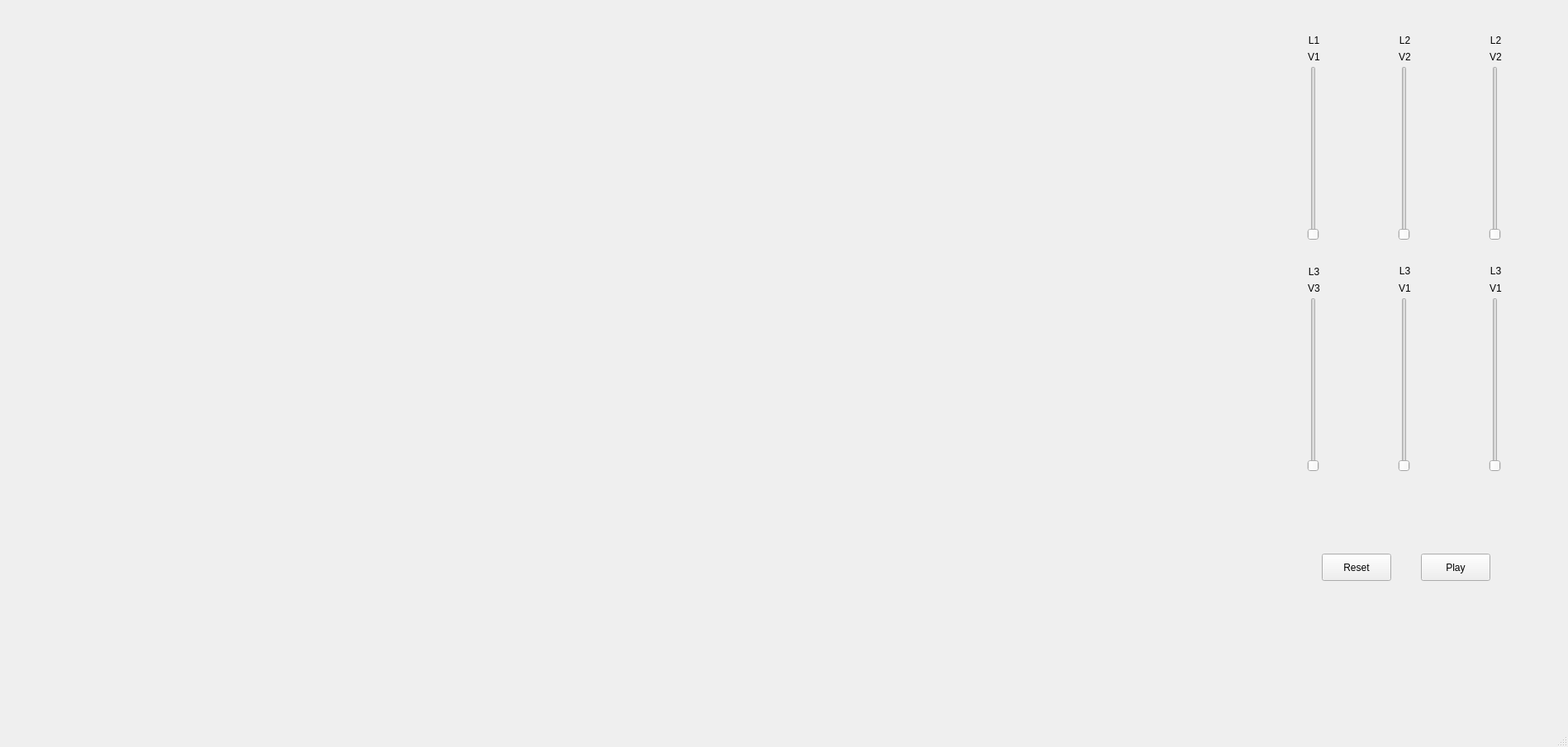
<?xml version="1.0" encoding="UTF-8"?>
<ui version="4.0">
 <class>MainWindow</class>
 <widget class="QMainWindow" name="MainWindow">
  <property name="geometry">
   <rect>
    <x>0</x>
    <y>0</y>
    <width>1898</width>
    <height>904</height>
   </rect>
  </property>
  <property name="windowTitle">
   <string>MainWindow</string>
  </property>
  <widget class="QWidget" name="centralwidget">
   <widget class="PlotWidget" name="ax1" native="true">
    <property name="geometry">
     <rect>
      <x>10</x>
      <y>0</y>
      <width>491</width>
      <height>431</height>
     </rect>
    </property>
   </widget>
   <widget class="PlotWidget" name="ax2" native="true">
    <property name="geometry">
     <rect>
      <x>510</x>
      <y>0</y>
      <width>491</width>
      <height>431</height>
     </rect>
    </property>
   </widget>
   <widget class="PlotWidget" name="ax3" native="true">
    <property name="geometry">
     <rect>
      <x>1010</x>
      <y>0</y>
      <width>491</width>
      <height>431</height>
     </rect>
    </property>
   </widget>
   <widget class="GLViewWidget" name="ax4" native="true">
    <property name="geometry">
     <rect>
      <x>10</x>
      <y>440</y>
      <width>491</width>
      <height>431</height>
     </rect>
    </property>
   </widget>
   <widget class="PlotWidget" name="ax5" native="true">
    <property name="geometry">
     <rect>
      <x>510</x>
      <y>440</y>
      <width>491</width>
      <height>431</height>
     </rect>
    </property>
   </widget>
   <widget class="PlotWidget" name="ax6" native="true">
    <property name="geometry">
     <rect>
      <x>1010</x>
      <y>440</y>
      <width>491</width>
      <height>431</height>
     </rect>
    </property>
   </widget>
   <widget class="QSlider" name="sINRetardance">
    <property name="geometry">
     <rect>
      <x>1580</x>
      <y>80</y>
      <width>20</width>
      <height>211</height>
     </rect>
    </property>
    <property name="orientation">
     <enum>Qt::Vertical</enum>
    </property>
   </widget>
   <widget class="QSlider" name="sINAngle">
    <property name="geometry">
     <rect>
      <x>1690</x>
      <y>80</y>
      <width>20</width>
      <height>211</height>
     </rect>
    </property>
    <property name="orientation">
     <enum>Qt::Vertical</enum>
    </property>
   </widget>
   <widget class="QSlider" name="sDUTPDL">
    <property name="geometry">
     <rect>
      <x>1580</x>
      <y>360</y>
      <width>20</width>
      <height>211</height>
     </rect>
    </property>
    <property name="orientation">
     <enum>Qt::Vertical</enum>
    </property>
   </widget>
   <widget class="QSlider" name="sDUTRetardance">
    <property name="geometry">
     <rect>
      <x>1690</x>
      <y>360</y>
      <width>20</width>
      <height>211</height>
     </rect>
    </property>
    <property name="orientation">
     <enum>Qt::Vertical</enum>
    </property>
   </widget>
   <widget class="QPushButton" name="resetButton">
    <property name="geometry">
     <rect>
      <x>1600</x>
      <y>670</y>
      <width>84</width>
      <height>33</height>
     </rect>
    </property>
    <property name="text">
     <string>Reset</string>
    </property>
   </widget>
   <widget class="QLabel" name="sINRetardance_label">
    <property name="geometry">
     <rect>
      <x>1540</x>
      <y>40</y>
      <width>101</width>
      <height>17</height>
     </rect>
    </property>
    <property name="text">
     <string>L1</string>
    </property>
    <property name="alignment">
     <set>Qt::AlignCenter</set>
    </property>
   </widget>
   <widget class="QLabel" name="sINAngle_label">
    <property name="geometry">
     <rect>
      <x>1650</x>
      <y>40</y>
      <width>101</width>
      <height>17</height>
     </rect>
    </property>
    <property name="text">
     <string>L2</string>
    </property>
    <property name="alignment">
     <set>Qt::AlignCenter</set>
    </property>
   </widget>
   <widget class="QLabel" name="sDUTPDL_label">
    <property name="geometry">
     <rect>
      <x>1540</x>
      <y>320</y>
      <width>101</width>
      <height>17</height>
     </rect>
    </property>
    <property name="text">
     <string>L3</string>
    </property>
    <property name="alignment">
     <set>Qt::AlignCenter</set>
    </property>
   </widget>
   <widget class="QLabel" name="sDUTRetardance_label">
    <property name="geometry">
     <rect>
      <x>1650</x>
      <y>320</y>
      <width>101</width>
      <height>16</height>
     </rect>
    </property>
    <property name="text">
     <string>L3</string>
    </property>
    <property name="alignment">
     <set>Qt::AlignCenter</set>
    </property>
   </widget>
   <widget class="QLabel" name="sINRetardance_value">
    <property name="geometry">
     <rect>
      <x>1540</x>
      <y>60</y>
      <width>101</width>
      <height>17</height>
     </rect>
    </property>
    <property name="text">
     <string>V1</string>
    </property>
    <property name="alignment">
     <set>Qt::AlignCenter</set>
    </property>
   </widget>
   <widget class="QLabel" name="sINAngle_value">
    <property name="geometry">
     <rect>
      <x>1650</x>
      <y>60</y>
      <width>101</width>
      <height>17</height>
     </rect>
    </property>
    <property name="text">
     <string>V2</string>
    </property>
    <property name="alignment">
     <set>Qt::AlignCenter</set>
    </property>
   </widget>
   <widget class="QLabel" name="sDUTPDL_value">
    <property name="geometry">
     <rect>
      <x>1540</x>
      <y>340</y>
      <width>101</width>
      <height>17</height>
     </rect>
    </property>
    <property name="text">
     <string>V3</string>
    </property>
    <property name="alignment">
     <set>Qt::AlignCenter</set>
    </property>
   </widget>
   <widget class="QLabel" name="sDUTRetardance_value">
    <property name="geometry">
     <rect>
      <x>1650</x>
      <y>340</y>
      <width>101</width>
      <height>17</height>
     </rect>
    </property>
    <property name="text">
     <string>V1</string>
    </property>
    <property name="alignment">
     <set>Qt::AlignCenter</set>
    </property>
   </widget>
   <widget class="QSlider" name="sDUTAngle">
    <property name="geometry">
     <rect>
      <x>1800</x>
      <y>360</y>
      <width>20</width>
      <height>211</height>
     </rect>
    </property>
    <property name="orientation">
     <enum>Qt::Vertical</enum>
    </property>
   </widget>
   <widget class="QSlider" name="sINRotAngle">
    <property name="geometry">
     <rect>
      <x>1800</x>
      <y>80</y>
      <width>20</width>
      <height>211</height>
     </rect>
    </property>
    <property name="orientation">
     <enum>Qt::Vertical</enum>
    </property>
   </widget>
   <widget class="QLabel" name="sINRotAngle_value">
    <property name="geometry">
     <rect>
      <x>1760</x>
      <y>60</y>
      <width>101</width>
      <height>17</height>
     </rect>
    </property>
    <property name="text">
     <string>V2</string>
    </property>
    <property name="alignment">
     <set>Qt::AlignCenter</set>
    </property>
   </widget>
   <widget class="QLabel" name="sINRotAngle_label">
    <property name="geometry">
     <rect>
      <x>1760</x>
      <y>40</y>
      <width>101</width>
      <height>17</height>
     </rect>
    </property>
    <property name="text">
     <string>L2</string>
    </property>
    <property name="alignment">
     <set>Qt::AlignCenter</set>
    </property>
   </widget>
   <widget class="QLabel" name="sDUTAngle_label">
    <property name="geometry">
     <rect>
      <x>1760</x>
      <y>320</y>
      <width>101</width>
      <height>16</height>
     </rect>
    </property>
    <property name="text">
     <string>L3</string>
    </property>
    <property name="alignment">
     <set>Qt::AlignCenter</set>
    </property>
   </widget>
   <widget class="QLabel" name="sDUTAngle_value">
    <property name="geometry">
     <rect>
      <x>1760</x>
      <y>340</y>
      <width>101</width>
      <height>17</height>
     </rect>
    </property>
    <property name="text">
     <string>V1</string>
    </property>
    <property name="alignment">
     <set>Qt::AlignCenter</set>
    </property>
   </widget>
   <widget class="QPushButton" name="playButton">
    <property name="geometry">
     <rect>
      <x>1720</x>
      <y>670</y>
      <width>84</width>
      <height>33</height>
     </rect>
    </property>
    <property name="text">
     <string>Play</string>
    </property>
   </widget>
  </widget>
  <widget class="QMenuBar" name="menubar">
   <property name="geometry">
    <rect>
     <x>0</x>
     <y>0</y>
     <width>1898</width>
     <height>29</height>
    </rect>
   </property>
  </widget>
  <widget class="QStatusBar" name="statusbar"/>
 </widget>
 <customwidgets>
  <customwidget>
   <class>PlotWidget</class>
   <extends>QWidget</extends>
   <header>pyqtgraph</header>
   <container>1</container>
  </customwidget>
  <customwidget>
   <class>GLViewWidget</class>
   <extends>QWidget</extends>
   <header>pyqtgraph.opengl</header>
   <container>1</container>
  </customwidget>
 </customwidgets>
 <resources/>
 <connections/>
</ui>
